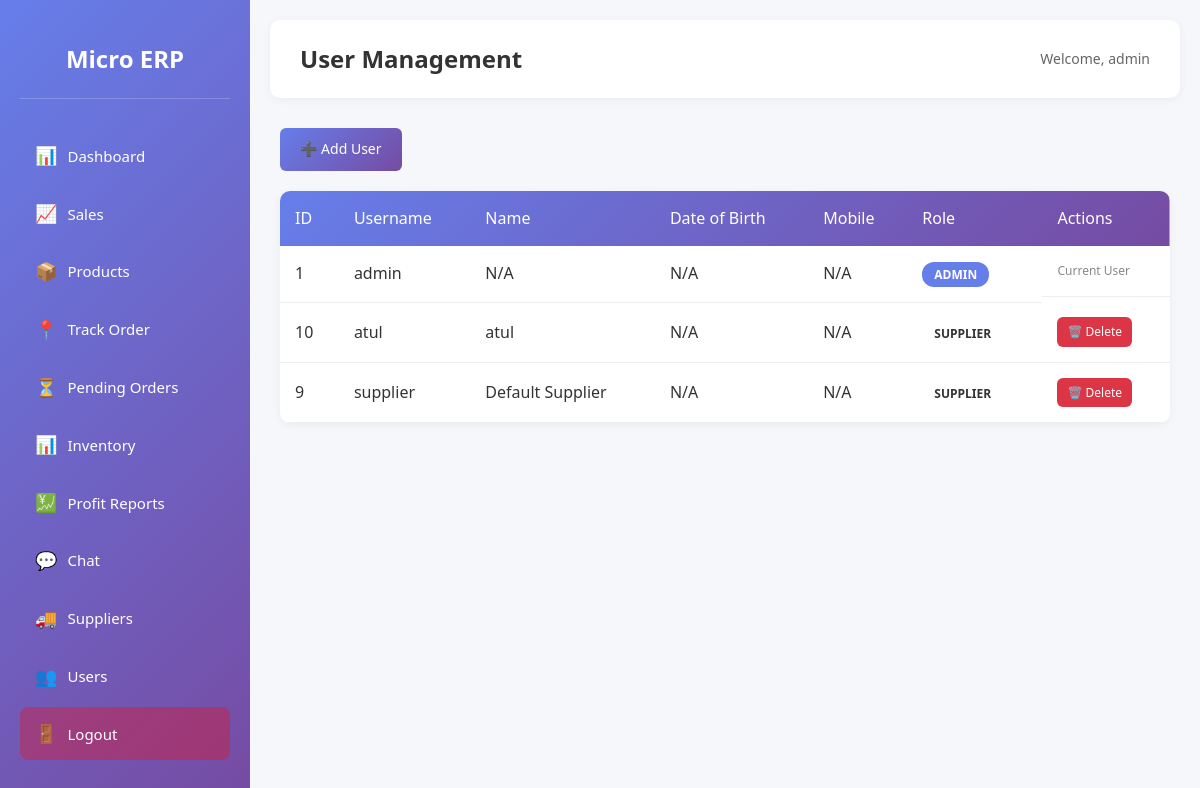
/users (signed in), run on an earlier commit of the app's database.
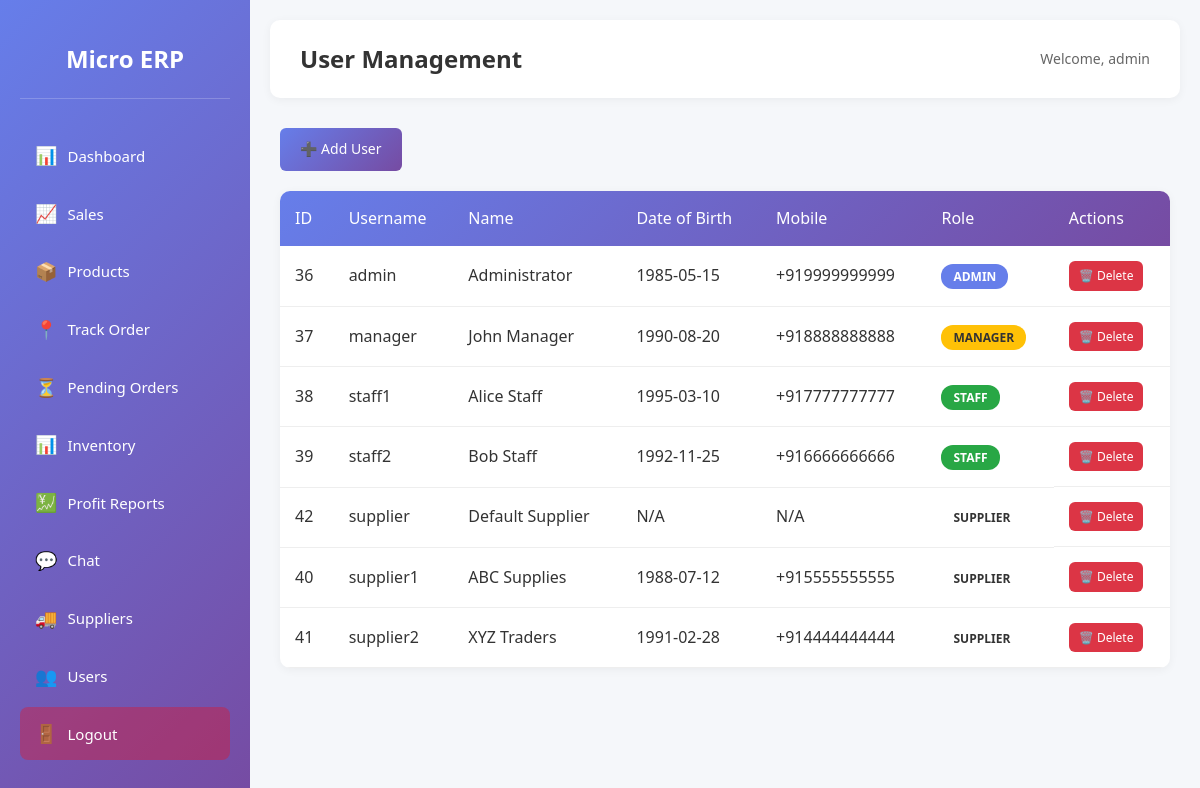
And on a later commit of the database.
### tables this page shows
CREATE TABLE users (
    id INTEGER PRIMARY KEY AUTOINCREMENT,
    username TEXT UNIQUE NOT NULL,
    password TEXT NOT NULL,
    name TEXT,
    dob TEXT,
    mobile TEXT,
    role TEXT NOT NULL DEFAULT 'staff'
);

### app.py (the view)
@app.route('/users')
@login_required
@role_required(['admin'])
def users():
    conn = get_db_connection()
    users = conn.execute('SELECT id, username, name, dob, mobile, role FROM users ORDER BY role, username').fetchall()
    conn.close()
    return render_template('users.html', users=users)

### app.py (called while the page is built)
def get_db_connection():
    conn = sqlite3.connect(DB_PATH)
    conn.row_factory = sqlite3.Row
    return conn

def login_required(f):
    @wraps(f)
    def decorated_function(*args, **kwargs):
        if 'user_id' not in session:
            flash('Please log in first.', 'error')
            return redirect(url_for('login'))
        return f(*args, **kwargs)
    return decorated_function

def role_required(roles):
    def decorator(f):
        @wraps(f)
        def decorated_function(*args, **kwargs):
            if 'role' not in session or session['role'] not in roles:
                flash('You do not have permission to access this page.', 'error')
                return redirect(url_for('dashboard'))
            return f(*args, **kwargs)
        return decorated_function
    return decorator

### templates/users.html (shortened to what this page needs)
{% extends "base.html" %}
{% block header %}User Management{% endblock %}
{% block content %}
<div class="page-header">
    <a href="{{ url_for('add_user') }}" class="btn btn-primary">➕ Add User</a>
</div>
<div class="table-container">
    <table class="data-table">
        <thead>
            <tr>
                <th>ID</th>
                <th>Username</th>
                <th>Name</th>
                <th>Date of Birth</th>
                <th>Mobile</th>
                <th>Role</th>
                <th>Actions</th>
            </tr>
        </thead>
        <tbody>
            {% if users %}
                {% for user in users %}
                <tr>
                    <td>{{ user.id }}</td>
                    <td>{{ user.username }}</td>
                    <td>{{ user.name or 'N/A' }}</td>
                    <td>{{ user.dob or 'N/A' }}</td>
                    <td>{{ user.mobile or 'N/A' }}</td>
                    <td>
                        <span class="role-badge role-{{ user.role }}">{{ user.role|upper }}</span>
                    </td>
                    <td class="actions">
                        {% if user.id != session.get('user_id') %}
                        <a href="{{ url_for('delete_user', id=user.id) }}" class="btn btn-sm btn-danger" onclick="return confirm('Are you sure you want to delete this user?')">🗑️ Delete</a>
                        {% else %}
                        <span class="text-muted">Current User</span>
                        {% endif %}
                    </td>
                </tr>
                {% endfor %}
            {% else %}
                <tr>
                    <td colspan="7" class="no-data">No users found. Click "Add User" to create one.</td>
                </tr>
            {% endif %}
        </tbody>
    </table>
</div>
{% endblock %}

### templates/base.html (shortened to what this page needs)
<!DOCTYPE html>
<html lang="en">
<head>
    <link rel="stylesheet" href="{{ url_for('static', filename='style.css') }}">
</head>
<body>
    {% if session.get('user_id') %}
    <div class="container">
        <aside class="sidebar">
            <div class="logo">
                <h2>Micro ERP</h2>
            </div>
            <nav class="nav-menu">
<a href="{{ url_for('dashboard') }}" class="nav-item">
                    <span class="icon">📊</span>
                    Dashboard
                </a>
                <a href="{{ url_for('sales') }}" class="nav-item">
                    <span class="icon">📈</span>
                    Sales
                </a>
                <a href="{{ url_for('products') }}" class="nav-item">
                    <span class="icon">📦</span>
                    Products
                </a>
                <a href="{{ url_for('track_order') }}" class="nav-item">
                    <span class="icon">📍</span>
                    Track Order
                </a>
                <a href="{{ url_for('pending_orders') }}" class="nav-item">
                    <span class="icon">⏳</span>
                    Pending Orders
                </a>
                <a href="{{ url_for('inventory') }}" class="nav-item">
                    <span class="icon">📊</span>
                    Inventory
                </a>
                <a href="{{ url_for('profit_reports') }}" class="nav-item">
                    <span class="icon">💹</span>
                    Profit Reports
                </a>
                <a href="{{ url_for('chat') }}" class="nav-item">
                    <span class="icon">💬</span>
                    Chat
                </a>
                <a href="{{ url_for('suppliers') }}" class="nav-item">
                    <span class="icon">🚚</span>
                    Suppliers
                </a>
                {% if session.get('role') == 'admin' %}
                <a href="{{ url_for('users') }}" class="nav-item">
                    <span class="icon">👥</span>
                    Users
                </a>
                {% endif %}
                <a href="{{ url_for('logout') }}" class="nav-item logout">
                    <span class="icon">🚪</span>
                    Logout
                </a>
            </nav>
        </aside>
        <main class="main-content">
            <header class="header">
                <h1>{% block header %}Dashboard{% endblock %}</h1>
                <div class="user-info">
                    <span>Welcome, {{ session.get('username') }}</span>
                </div>
            </header>
            <div class="content">
                {% block content %}{% endblock %}
            </div>
        </main>
    </div>
    {% endif %}
</body>
</html>

### static/style.css (style rules this page uses)
* { margin: 0; padding: 0; box-sizing: border-box; }
body { font-family: 'Segoe UI', Tahoma, Geneva, Verdana, sans-serif; background-color: #f5f7fa; color: #333; line-height: 1.6; }
.container { display: flex; min-height: 100vh; }
.sidebar { width: 250px; background: linear-gradient(135deg, #667eea 0%, #764ba2 100%); color: white; padding: 20px; position: fixed; height: 100vh; overflow-y: auto; }
.logo { text-align: center; padding: 20px 0; margin-bottom: 30px; border-bottom: 1px solid rgba(255, 255, 255, 0.2); }
.logo h2 { font-size: 24px; font-weight: 600; }
.nav-menu { display: flex; flex-direction: column; gap: 5px; }
.nav-item { display: flex; align-items: center; padding: 12px 15px; color: white; text-decoration: none; border-radius: 8px; transition: all 0.3s ease; font-size: 15px; }
.nav-item .icon { margin-right: 10px; font-size: 18px; }
.nav-item.logout { margin-top: auto; background: rgba(255, 0, 0, 0.3); }
.main-content { flex: 1; margin-left: 250px; padding: 20px; }
.header { background: white; padding: 20px 30px; border-radius: 10px; box-shadow: 0 2px 10px rgba(0, 0, 0, 0.05); margin-bottom: 20px; display: flex; justify-content: space-between; align-items: center; }
.header h1 { font-size: 24px; color: #333; }
.user-info { color: #666; font-size: 14px; }
.content { padding: 10px; }
.page-header { display: flex; justify-content: space-between; align-items: center; margin-bottom: 20px; }
.btn { padding: 10px 20px; border: none; border-radius: 6px; cursor: pointer; font-size: 14px; font-weight: 500; text-decoration: none; display: inline-block; transition: all 0.3s ease; }
.btn-primary { background: linear-gradient(135deg, #667eea 0%, #764ba2 100%); color: white; }
.btn-danger { background: #dc3545; color: white; }
.btn-sm { padding: 5px 10px; font-size: 12px; }
.table-container { background: white; border-radius: 10px; box-shadow: 0 2px 10px rgba(0, 0, 0, 0.05); overflow: hidden; }
.data-table { width: 100%; border-collapse: collapse; }
.data-table thead { background: linear-gradient(135deg, #667eea 0%, #764ba2 100%); color: white; }
.data-table th { padding: 15px; text-align: left; font-weight: 500; }
.data-table td { padding: 15px; border-bottom: 1px solid #eee; }
.data-table .actions { display: flex; gap: 10px; }

### templates/users.html (style rules this page uses)
.role-badge { padding: 4px 12px; border-radius: 12px; font-size: 12px; font-weight: 600; }
.role-admin { background: #667eea; color: white; }
.role-manager { background: #ffc107; color: #333; }
.role-staff { background: #28a745; color: white; }

What changed in the data, as far as the page shows it:
removed users: id "1", username "admin", name "N/A", dob "N/A", mobile "N/A", role "ADMIN", shows "Current User"
removed users: id "10", username "atul", name "atul", dob "N/A", mobile "N/A", role "SUPPLIER"
removed users: id "9", username "supplier", name "Default Supplier", dob "N/A", mobile "N/A", role "SUPPLIER"
added users: id "36", username "admin", name "Administrator", dob "1985-05-15", mobile "+919999999999", role "ADMIN"
added users: id "37", username "manager", name "John Manager", dob "1990-08-20", mobile "+918888888888", role "MANAGER"
added users: id "38", username "staff1", name "Alice Staff", dob "1995-03-10", mobile "+917777777777", role "STAFF"
added users: id "39", username "staff2", name "Bob Staff", dob "1992-11-25", mobile "+916666666666", role "STAFF"
added users: id "42", username "supplier", name "Default Supplier", dob "N/A", mobile "N/A", role "SUPPLIER"
added users: id "40", username "supplier1", name "ABC Supplies", dob "1988-07-12", mobile "+915555555555", role "SUPPLIER"
added users: id "41", username "supplier2", name "XYZ Traders", dob "1991-02-28", mobile "+914444444444", role "SUPPLIER"
